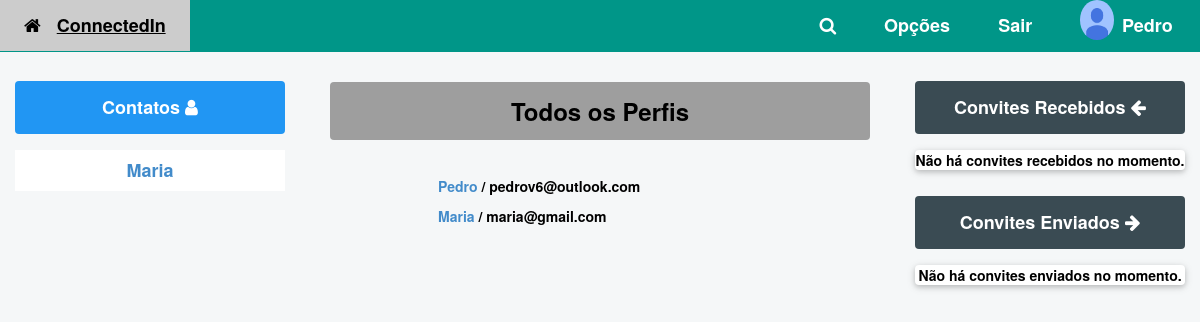
Before: /index/ (signed in) with the older database file.
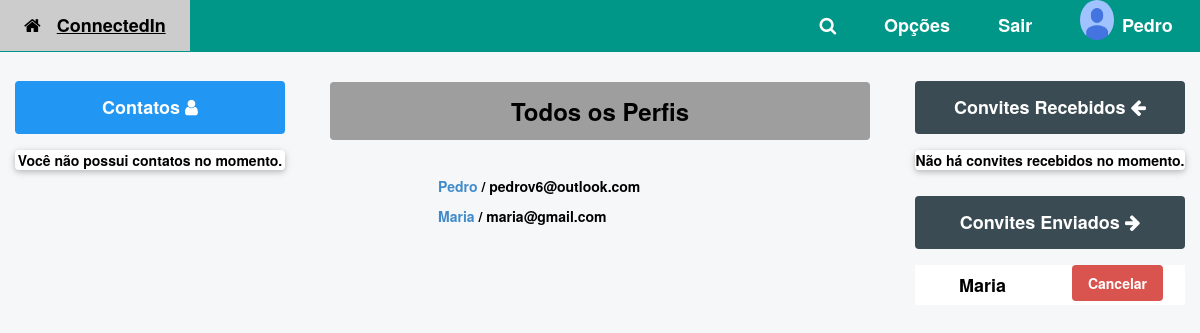
After: the same page with the newer database file.
### perfis/models.py (models this page shows, shortened)
class Perfil(models.Model):
	telefone = models.CharField(max_length=11, null=False)
	contatos = models.ManyToManyField('self', related_name='contatos')
	usuario = models.OneToOneField(User,related_name="perfil",on_delete=models.CASCADE)
	ativo = models.BooleanField(default=True)
	contatos_bloqueados = models.ManyToManyField('self', related_name='contatos_bloqueados')
	@property
	def nome(self):
		return self.usuario.username
	@property
	def email(self):
		return self.usuario.email

class Convite(models.Model):
	solicitante = models.ForeignKey(Perfil, on_delete=models.CASCADE, related_name='convites_feitos')
	convidado = models.ForeignKey(Perfil, on_delete=models.CASCADE , related_name='convites_recebidos')

### perfis/views.py (the view)
# urls.py: path('index/', views.index, name='index'),
@login_required
@transaction.atomic
def index(request):
	return render(request, 'index.html',{'perfis': Perfil.objects.all(),\
                   'perfil_logado' : get_perfil_logado(request)})

### perfis/views.py (called while the page is built)
@login_required
def get_perfil_logado(request):
	return request.user.perfil

### perfis/templates/index.html
{% extends "base.html" %}
{% block body %}
    <div class="w3-row" style="margin-top: 1px;margin-left: 5%; margin-right: 5%;">
        <div class="w3-row">
            <h3 class="w3-round w3-center w3-panel w3-padding-16 w3-gray"><b>Todos os Perfis</b></h3>
            {% if perfis %}
                <div class="w3-col" style="margin-top: 10px; margin-left: 20%; margin-right: 20%">
                    {% for perfil in perfis %}
                        <div style="margin-top: 10px;">
                           <a href="{% url 'exibir' perfil.id %}">{{ perfil.nome }}</a> / {{ perfil.email }}
                        </div>
                    {% endfor %}
                </div>
            {% else %}
                <p>Nenhum Perfil encontrado</p>
            {% endif %}
        </div>
    </div>
{% endblock %}

### perfis/templates/base.html (shortened to what the changed rows need)
{% load static %}
<!DOCTYPE html>
<html lang="pt">
  <head>
    <link href="{% static 'styles/w3/w3.css' %}" rel="stylesheet">
    <link href="{% static 'styles/w3/w3-theme-blue-grey.css' %}" rel="stylesheet">
    <link href="{% static 'styles/bootstrap/bootstrap.css' %}" rel="stylesheet">
    <link href="{% static 'styles/site.css' %}" rel="stylesheet">
    <link href="{% static 'styles/signin.css' %}" rel="stylesheet">
    <link rel="stylesheet" href="https://cdnjs.cloudflare.com/ajax/libs/font-awesome/4.7.0/css/font-awesome.min.css">
  </head>
  <body class="w3-theme-l5">
    <header class="w3-top">
      <div class="w3-bar nav-color w3-left-align w3-large">
        <div class="w3-dropdown-hover w3-hide-small w3-right" title="User">
          <button class="w3-button w3-padding-large logo-user">
            <span style="margin-left: 5px;"><b style="color: white;">{{perfil_logado.nome}}</b></span>
          </button>
        </div>
      </div>
    </header>
    <div class="w3-row">
      <nav class="w3-col  w3-cell w3-mobile" style="width:25%; margin-top: 25px;">
        <div class="w3-row" style="margin-left: 5%; margin-right: 5%;">
          {% with total_de_contatos=perfil_logado.contatos.count %}
            {% if total_de_contatos %}
              <div class="w3-white">
                {% for contato in perfil_logado.contatos.all %}
                  <div class="w3-row">
                    <div class="w3-col w3-cell w3-center" style="width: 100%;">
                    <h4><b><a href="{% url 'exibir' contato.id %}">{{contato.nome}}</a></b></h4>
                    </div>
                  </div>
                {% endfor %}
              </div>
            {% else %}
              <div class="w3-card w3-white w3-round w3-center">
                <p>Você não possui contatos no momento.</p>
              </div>
            {% endif %}
          {% endwith%}
        </div>
      </nav>
      <section class="w3-col  w3-cell w3-mobile" style="width:50%; margin-top: 25px;">
        {% block body%}
        {% endblock %}
      </section>
      <aside class="w3-col  w3-cell w3-mobile w3-right" style="width:25%; margin-top: 25px;">
        <div class="w3-row" style="margin-left: 5%; margin-right: 5%;">
          {% with total=perfil_logado.convites_feitos.count %}
            {% if total %}
              <div class="w3-white">
                {% for convite in perfil_logado.convites_feitos.all %}
                  <div class="w3-row">
                    <div class="w3-col w3-cell w3-center" style="width: 50%;">
                      <h4><b>{{convite.convidado.nome}}</b></h4>
                    </div>
                    <div class="w3-col w3-cell w3-center" style="width: 50%;">
                      <a href="{% url 'recusar' convite.id %}" class="w3-button btn-danger w3-round">Cancelar</a>
                    </div>
                  </div>
                {% endfor %}
              </div>
            {% else %}
                <div class="w3-card w3-white w3-round w3-center">
                <p>Não há convites enviados no momento.</p>
              </div>
            {% endif %}
          {% endwith %}
        </div>
      </aside>
    </div>
  </body>
</html>

Changed rows visible on the page:
no longer on one of the page's lists (row edited): Perfil: nome "Maria"
added Convite: convidado.nome "Maria"
Other visible differences:
text no longer shown: "Não há convites enviados no momento."
text now shown: "Você não possui contatos no momento."
